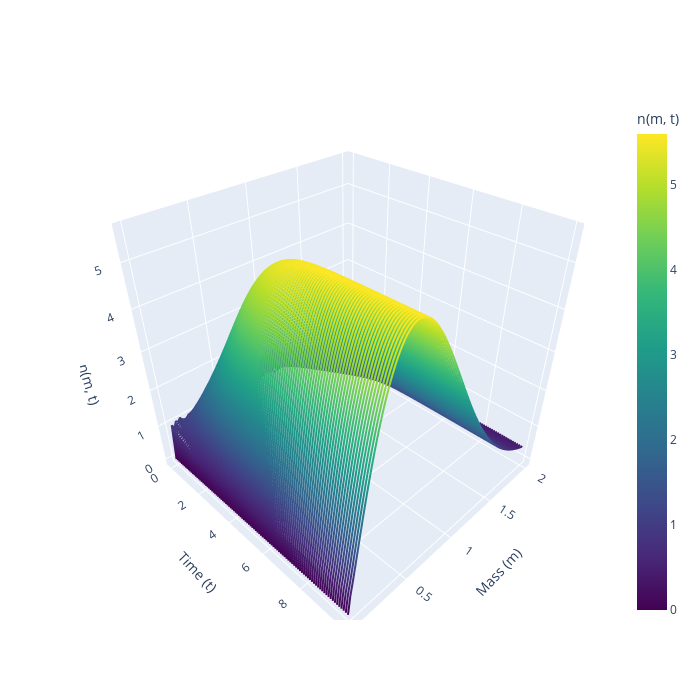

Source (notebook cell):
### Code cell
from mpl_toolkits.mplot3d import Axes3D

j=timesteps
# Create a meshgrid for mass (m) and time (t)
T, M_  = np.meshgrid(sol.t[:j], m)  #200x100

# Extract corresponding n(m, t) values for the first j time points
N = sol.y[:-1, :j]  # m,t

# Create 3D plot
fig = plt.figure(figsize=(10, 6))
ax = fig.add_subplot(111, projection='3d')

# Plot surface
surf = ax.plot_surface(T,M_ , N, cmap='viridis')

ax.set_xlabel('Time(t)')
ax.set_ylabel('Mass')
ax.set_zlabel('n(m, t)')
ax.set_title('Population Distribution Over Time (3D)')

# Add color bar
fig.colorbar(surf, ax=ax, shrink=0.5, aspect=5)

plt.show()

import plotly.graph_objects as go
import numpy as np


# pick a stride so you don’t draw too many lines
time_idxs = np.arange(0, N.shape[1], 2)

cmin, cmax = N.min(), N.max()
print(N.shape)
traces = []
for i, k in enumerate(time_idxs):
    traces.append(
        go.Scatter3d(
            x=M_[:, k],
            y=T[:, k],
            z=N[:, k],
            mode='lines',
            showlegend=False,           # still no legend for each line
            line=dict(
                color=N[:, k],          # color each point by its density
                colorscale='Viridis',
                cmin=cmin,
                cmax=cmax,
                width=4,
                showscale=(i == 0),       # only the first trace shows the colorbar, so i dont have 200 colorbars
                colorbar=dict(title='n(m, t)') if i == 0 else None
            )
        )
    )

fig = go.Figure(traces)
fig.update_layout(
    scene=dict(
        xaxis=dict(
            title='Mass (m)',
            autorange='reversed'    # flip so axis 0 and time axis 0 sort of fit better visually 
        ),
        yaxis=dict(title='Time (t)'),
        zaxis=dict(title='n(m, t)')
    ),
    width=700,
    height=700,
)
fig.show()
